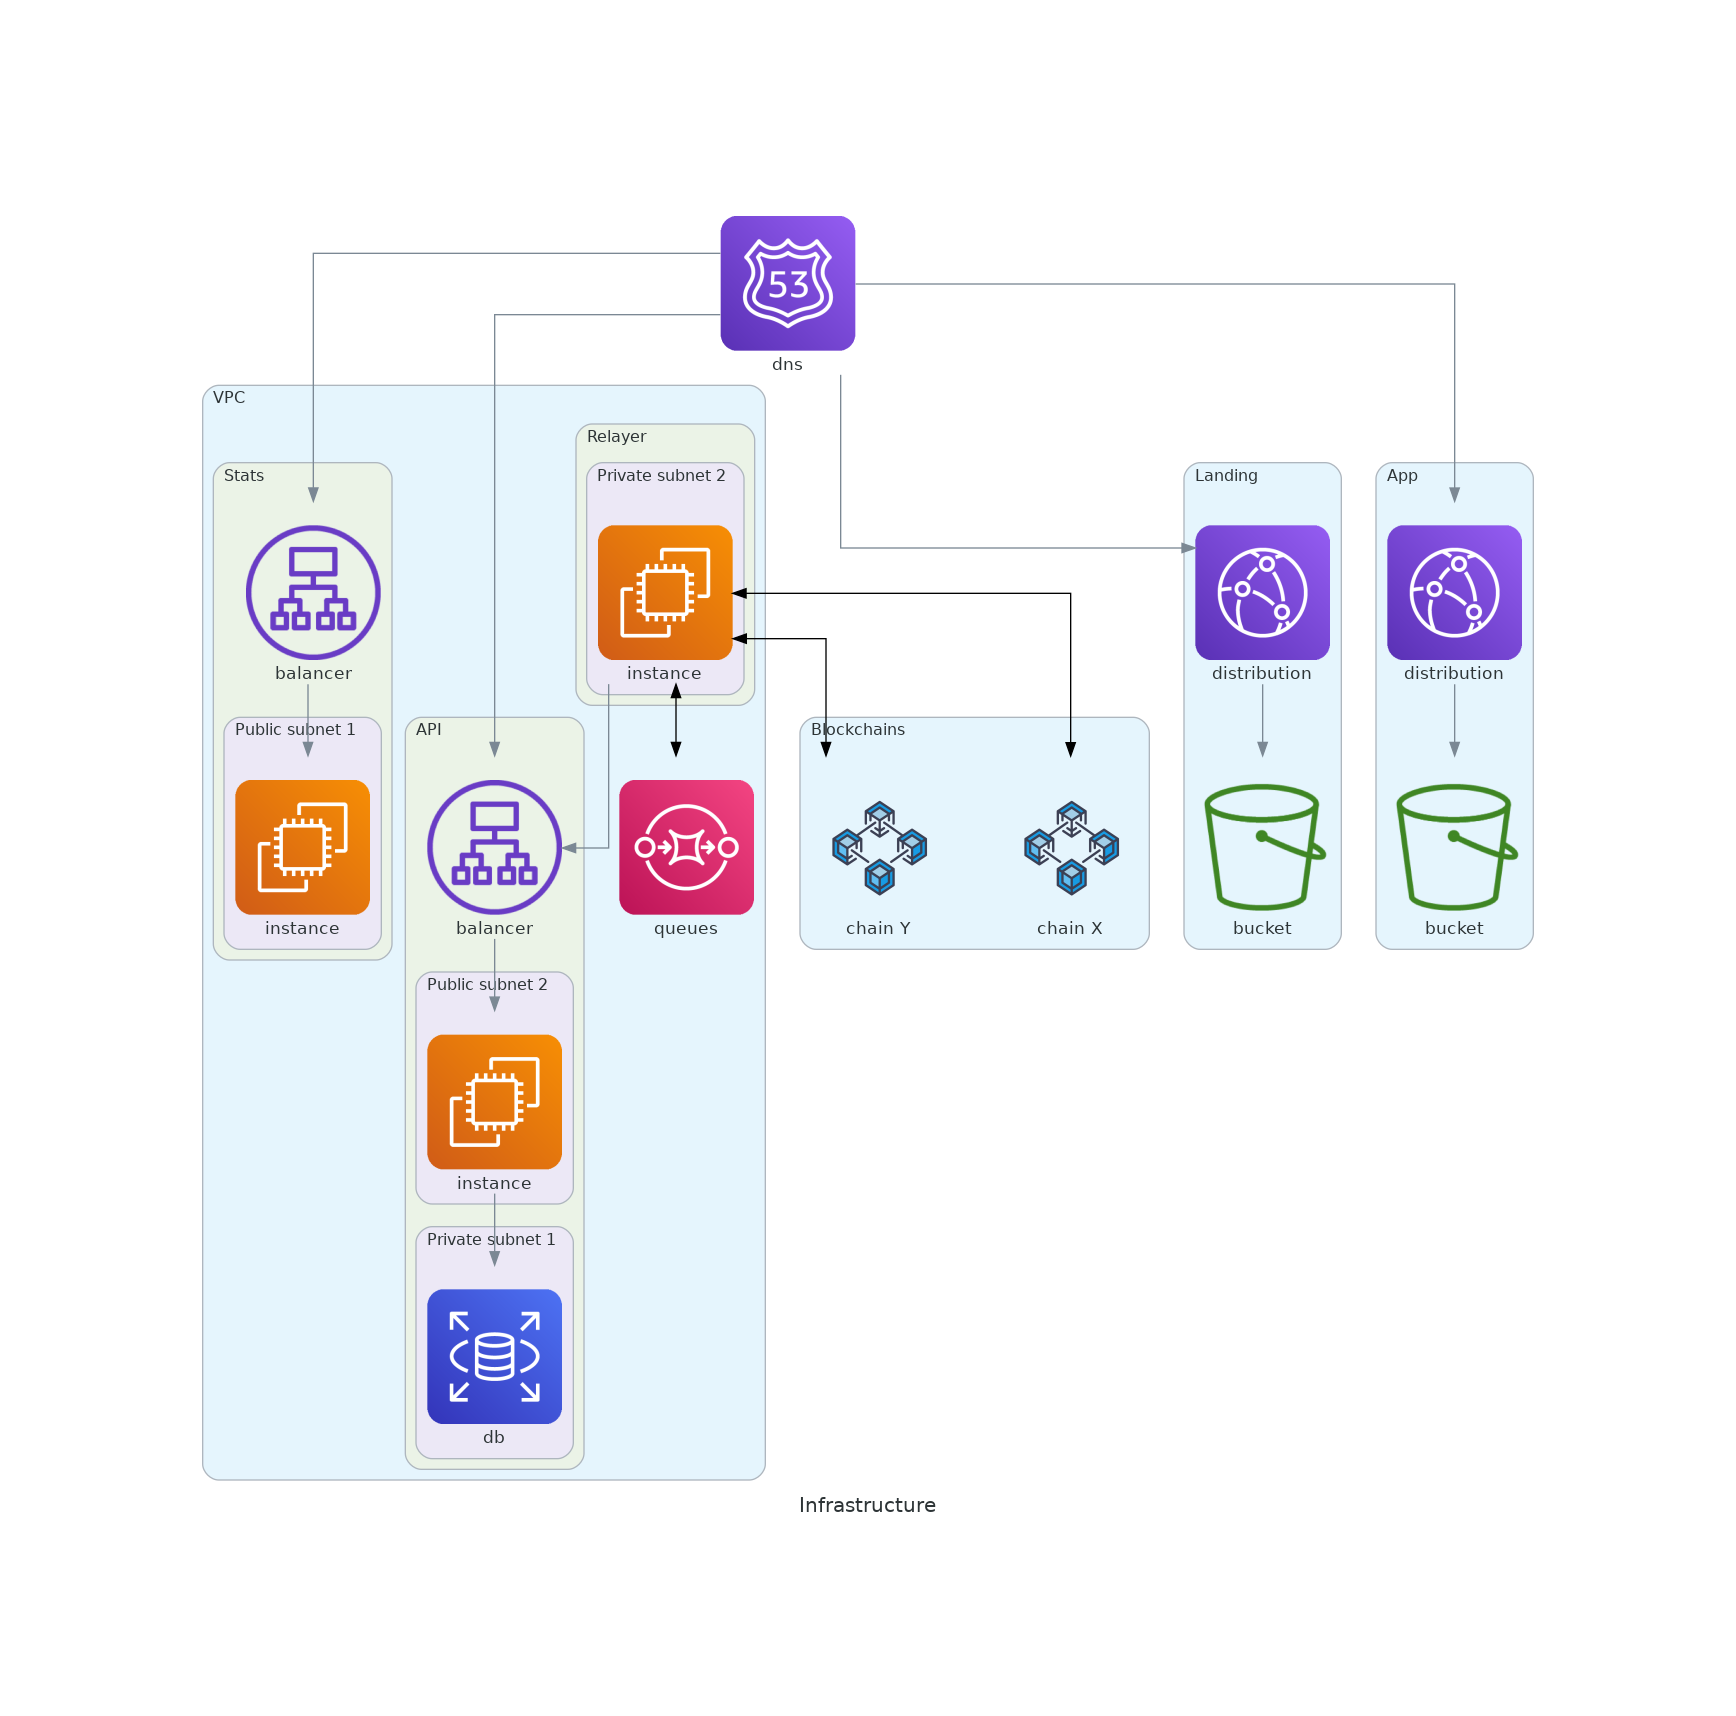

Write the Python code that produced this figure.
from diagrams import Diagram, Cluster, Edge
from diagrams.aws.compute import EC2
from diagrams.aws.database import RDS
from diagrams.aws.network import ALB, Route53, CloudFront
from diagrams.aws.storage import SimpleStorageServiceS3Bucket
from diagrams.aws.integration import SQS
from diagrams.custom import Custom

with Diagram("Infrastructure", show=False, direction="TB"):
    dns = Route53("dns")

    with Cluster('VPC', direction="TB"):
        with Cluster('Relayer'):
            with Cluster('Private subnet 2'):
                relayer_instance = EC2('instance')

        with Cluster('API'):
            api_alb = ALB("balancer")
            with Cluster('Public subnet 2'):
                api_instance = EC2('instance')
            with Cluster('Private subnet 1'):
                db = RDS('db')
            api_instance >> db
            api_alb >> api_instance

        with Cluster('Stats'):
            stats_alb = ALB("balancer")
            with Cluster('Public subnet 1'):
                stats_instance = EC2('instance')
            relayer_instance >> api_alb
            stats_alb >> stats_instance

        queues = SQS('queues')
        relayer_instance >> Edge(color="black") << queues

    with Cluster('Blockchains'):
        chainX = Custom('chain X', './img/block.png')
        chainY = Custom('chain Y', './img/block.png')
        chains = [chainX, chainY]
        relayer_instance >> Edge(color="black") << chains

    with Cluster('Landing'):
        distribution_landing = CloudFront('distribution')
        bucket_landing = SimpleStorageServiceS3Bucket('bucket')
        distribution_landing >> bucket_landing

    with Cluster('App'):
        distribution_app = CloudFront('distribution')
        bucket_app = SimpleStorageServiceS3Bucket('bucket')
        distribution_app >> bucket_app

    dns >> [distribution_landing, distribution_app, api_alb, stats_alb]
